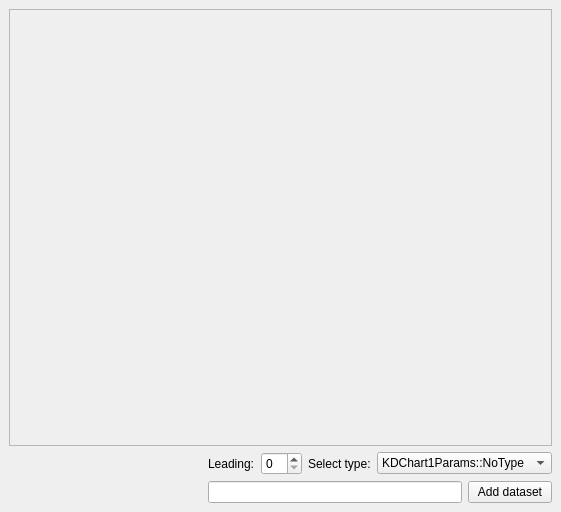
<ui version="4.0" >
 <author></author>
 <comment></comment>
 <exportmacro></exportmacro>
 <class>MainWindow</class>
 <widget class="QWidget" name="MainWindow" >
  <property name="geometry" >
   <rect>
    <x>0</x>
    <y>0</y>
    <width>561</width>
    <height>512</height>
   </rect>
  </property>
  <property name="windowTitle" >
   <string>Form</string>
  </property>
  <layout class="QGridLayout" >
   <property name="margin" >
    <number>9</number>
   </property>
   <property name="spacing" >
    <number>6</number>
   </property>
   <item row="2" column="0" >
    <spacer>
     <property name="orientation" >
      <enum>Qt::Horizontal</enum>
     </property>
     <property name="sizeHint" >
      <size>
       <width>211</width>
       <height>20</height>
      </size>
     </property>
    </spacer>
   </item>
   <item row="2" column="1" colspan="4" >
    <widget class="QLineEdit" name="lineAddDataset" />
   </item>
   <item row="2" column="5" >
    <widget class="QPushButton" name="btnAddDataset" >
     <property name="text" >
      <string>Add dataset</string>
     </property>
    </widget>
   </item>
   <item row="1" column="4" colspan="2" >
    <widget class="QComboBox" name="typeSelector" >
     <item>
      <property name="text" >
       <string>KDChart1Params::NoType</string>
      </property>
     </item>
     <item>
      <property name="text" >
        <string>KDChart1Params::Bar</string>
      </property>
     </item>
     <item>
      <property name="text" >
        <string>KDChart1Params::Line</string>
      </property>
     </item>
     <item>
      <property name="text" >
        <string>KDChart1Params::Pie</string>
      </property>
     </item>
     <item>
      <property name="text" >
        <string>KDChart1Params::Ring</string>
      </property>
     </item>
     <item>
      <property name="text" >
        <string>KDChart1Params::Polar</string>
      </property>
     </item>
    </widget>
   </item>
   <item row="0" column="0" colspan="6" >
    <widget class="QFrame" name="chartFrame" >
     <property name="frameShape" >
      <enum>QFrame::StyledPanel</enum>
     </property>
     <property name="frameShadow" >
      <enum>QFrame::Raised</enum>
     </property>
    </widget>
   </item>
   <item row="1" column="3" >
    <widget class="QLabel" name="typeLabel" >
     <property name="text" >
      <string>Select type:</string>
     </property>
     <property name="buddy" >
      <cstring>typeSelector</cstring>
     </property>
    </widget>
   </item>
   <item row="1" column="1" >
    <widget class="QLabel" name="leadingLabel" >
     <property name="text" >
      <string>Leading:</string>
     </property>
    </widget>
   </item>
   <item row="1" column="0" >
    <spacer>
     <property name="orientation" >
      <enum>Qt::Horizontal</enum>
     </property>
     <property name="sizeHint" >
      <size>
       <width>181</width>
       <height>23</height>
      </size>
     </property>
    </spacer>
   </item>
   <item row="1" column="2" >
    <widget class="QSpinBox" name="leadingSelector" />
   </item>
  </layout>
 </widget>
 <pixmapfunction></pixmapfunction>
 <resources/>
 <connections/>
</ui>
